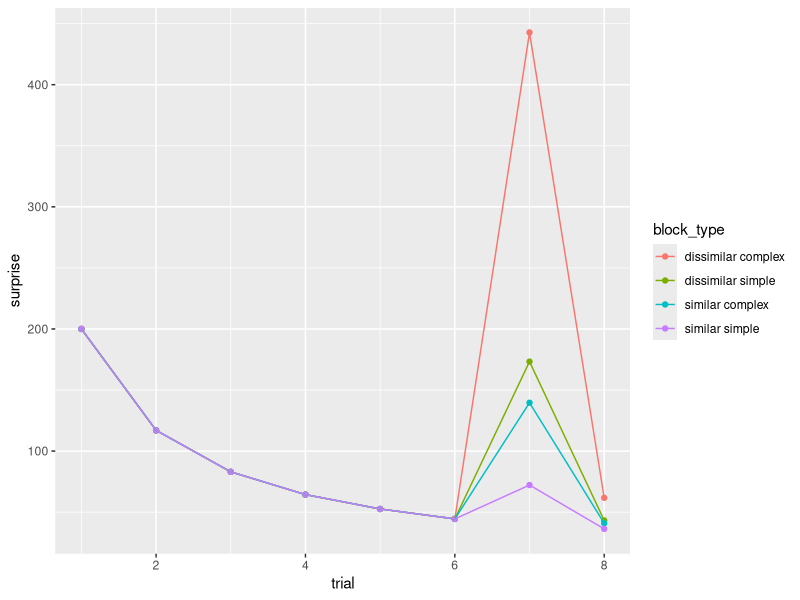
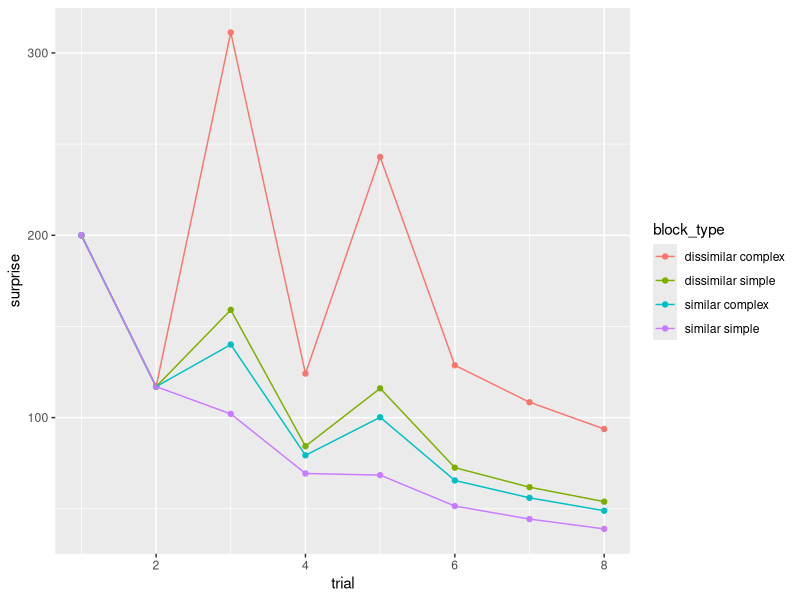

These charts were generated, in order, by the following R code:
## ---- chunk 1
library(tidyverse)
library(patchwork)
library(here)

## ---- chunk 2
TOTAL_FEATURE_N = 50
COMPLEX_FEATURE_N = 20  
SIMPLE_FEATURE_N = 10

# generate stimuli
f.generate_stimuli_vector <- function(total_feature_n, stimuli_feature_n){

    vec <- c(rep(0, total_feature_n - stimuli_feature_n), rep(1, stimuli_feature_n))
  return(sample(vec))

}

# generate similar / dissimilar stimuli
f.generate_stimuli_similarity <- function(original_stimuli, similarity){
  
   non_overlapping_feature <- ifelse(similarity == "similar", .2, .8)
  
    # first figure out where the 1s are at 
    feature_pos <- which(original_stimuli %in% c(1))
    non_feature_pos <- which(original_stimuli %in% c(0))
    
    # change 1 to 0
    feature_change_pos <- sample(feature_pos, 
                            non_overlapping_feature * length(feature_pos), 
                            replace = FALSE)
    
    new_stim <- replace(original_stimuli, feature_change_pos, 0)
    
    # change 0 to 1 
    non_feature_change_pos <- sample(non_feature_pos, 
                            non_overlapping_feature * length(feature_pos), 
                            replace = FALSE)
    
    new_stim <- replace(new_stim, non_feature_change_pos, 1)
    
  
  return (new_stim)  

}

## create a stimuli sequence 
f.block_sequence <- function(total_feature_n, 
                             simple_feature_n, 
                             complex_feature_n,
                             block_length, 
                             deviant_pos, 
                             complexity, 
                             similarity){
  
  TOTAL_FEATURE_N = total_feature_n  
  # the number of 1 in the feature vector 
  SIMPLE_FEATURE_N = simple_feature_n
  COMPLEX_FEATURE_N = complex_feature_n  
  
  feature_n <- ifelse(complexity == "complex", COMPLEX_FEATURE_N, SIMPLE_FEATURE_N)
  background_stim <- f.generate_stimuli_vector(TOTAL_FEATURE_N, feature_n)
  deviant_stim <- f.generate_stimuli_similarity(background_stim, similarity)
  
  block_list <- replicate(block_length, background_stim, simplify = FALSE)
  
  block_list[deviant_pos] <- replicate(length(deviant_pos), 
                                       deviant_stim, 
                                       simplify = FALSE)
  
  return(block_list)

}


example_block_complex_similar <- f.block_sequence(
  TOTAL_FEATURE_N, 
  SIMPLE_FEATURE_N, 
  COMPLEX_FEATURE_N, 
  8, c(7), "complex", "similar")
example_block_complex_dissimilar <- f.block_sequence(
  TOTAL_FEATURE_N, 
  SIMPLE_FEATURE_N, 
  COMPLEX_FEATURE_N, 
  8, c(7), "complex", "dissimilar")
example_block_simple_similar <- f.block_sequence(
  TOTAL_FEATURE_N, 
  SIMPLE_FEATURE_N, 
  COMPLEX_FEATURE_N, 
  8, c(7), "simple", "similar")
example_block_simple_dissimilar <- f.block_sequence(
  TOTAL_FEATURE_N, 
  SIMPLE_FEATURE_N, 
  COMPLEX_FEATURE_N, 8, c(7), "simple", "dissimilar")

NUM_FEATURE_SAMPLE_PER_OBSERVATION <- 3

# generate observation sequence 
make_observation <- function(stimuli, feature_sample){
  
  #figure out the feature position  
  feature_pos <- which(stimuli %in% c(1))
  sampled_feature <- sample(feature_pos, 
                            feature_sample, 
                            replace = FALSE)
  observation <- rep(0, length(stimuli))
  observation[sampled_feature] <- 1
  
  return(observation)
  
}

example_block_complex_similar 
example_observation <- lapply(example_block_complex_similar, make_observation, 
       NUM_FEATURE_SAMPLE_PER_OBSERVATION)
example_observation

## ---- chunk 3
# calculate beta count for a given block
f.beta_count <- function(block){
  prior <- replicate(length(block[[1]]), c(1,1), simplify = FALSE)

  beta_count <- list()

  for (trial in 1:length(block)){
    current_observation = block[[trial]]
    
    if (trial == 1){
      current_trial = prior 
    }else{
      current_trial = beta_count[[trial-1]]
    }
    
    for (feature_index in 1:length(current_trial)){
      
      feature_bin = current_trial[[feature_index]]
      
      if (current_observation[[feature_index]] == 1){
        current_trial[[feature_index]] <- c(current_trial[[feature_index]][1] + 1, 
                                            current_trial[[feature_index]][2])
      }else{
        current_trial[[feature_index]] <- c(current_trial[[feature_index]][1], 
                                            current_trial[[feature_index]][2] + 1)
      }
      
    }
    beta_count[[trial]] <- current_trial
  }
  
  return(beta_count)
}

# use beta count to calculate feature probability 
f.probability <- function(block_beta, block_stimuli){
  
  feature_prob <- lapply(block_beta, 
       function(x) lapply(x, 
                          function(x)x[[1]]/(x[[1]] + x[[2]])))
  
  update_prob_list <- list()

  for (trial in 1:length(block_stimuli)) {
        current_observation = block_stimuli[[trial]]
        
        if (trial == 1){
            current_trial = replicate(length(current_observation), 
                                      0.5)
        }else{
            current_trial = feature_prob[[trial-1]]
        }
        
        
        # loop through each observation feature vector
        new_probability = c()
        for (feature in 1:length(current_observation)){
          if (current_observation[[feature]] == 0){
            current_trial[[feature]] <- 1 - current_trial[[feature]]
          }
        }
        update_prob_list[[trial]] <- current_trial
      
    }
  
  return(update_prob_list)
  
}

f.surprise <- function(block_probability){
  
  feature_surprise <- lapply(block_probability, 
       function(x) lapply(x, 
                          function(x)-log2(x)))

  sum_feature_surprise <- lapply(feature_surprise, 
                               function(x)sum(as.data.frame(x)))
  
  return(sum_feature_surprise)

}

example_beta <- f.beta_count(example_block_complex_similar)
example_prob <- f.probability(example_beta, example_block_complex_similar)
example_suprirse <- f.surprise(example_prob)

f.plot_suprirse <- function(surpise){
  tibble("surprise" = surpise) %>% 
  mutate( trial = row_number()) %>% 
  unnest(surprise) %>% 
  ggplot(aes(x = trial, y = surpise)) + 
  geom_point() + 
  geom_line()
  
}


## ---- chunk 4
f.block_sequence <- function(
  
                             complexity, 
                             similarity){
  
  TOTAL_FEATURE_N = 200 
  # the number of 1 in the feature vector 
  SIMPLE_FEATURE_N = 30
  COMPLEX_FEATURE_N = 90  
  block_length = 8
  deviant_pos = c(7)
  
  feature_n <- ifelse(complexity == "complex", COMPLEX_FEATURE_N, SIMPLE_FEATURE_N)
  background_stim <- f.generate_stimuli_vector(TOTAL_FEATURE_N, feature_n)
  deviant_stim <- f.generate_stimuli_similarity(background_stim, similarity)
  
  block_list <- replicate(block_length, background_stim, simplify = FALSE)
  
  block_list[deviant_pos] <- replicate(length(deviant_pos), 
                                       deviant_stim, 
                                       simplify = FALSE)
  
  return(block_list)

}

# sorry this is disgusting i wish i know r better 
df.seq <- bind_cols(
  tibble(
       complexity = c("complex", "simple"), 
       similarity = c("similar", "dissimilar")) %>% 
     expand(similarity, complexity), 
  tibble(
  "sequence" =
  tibble(
       complexity = c("complex", "simple"), 
       similarity = c("similar", "dissimilar")) %>% 
  expand(similarity, complexity) %>% 
  pmap(f.block_sequence))
)

df.suprirse <- df.seq %>% 
  #rowwise() %>% 
  mutate(
    beta = map(.x = sequence, 
               .f = f.beta_count
         ), 
    probability = map2(
      .x = beta, 
      .y = sequence, 
      .f = f.probability), 
    surprise = map(
      .x = probability, 
      .f = f.surprise
    )) %>% 
select(similarity, complexity, surprise) 
  
## ---- chunk 5
df.suprirse %>% 
  unnest(surprise) %>% 
  unnest(surprise) %>% 
  unnest(surprise) %>% 
  group_by(similarity, complexity) %>% 
  mutate(trial = row_number(), 
         block_type = paste(similarity, complexity)) %>% 
  ggplot(aes(x = trial, 
             y = surprise, 
             color = block_type)) + 
  geom_point() + 
  geom_line()
 
## ---- chunk 6
f.block_sequence <- function(
  
                             complexity, 
                             similarity){
  
  TOTAL_FEATURE_N = 200  
  # the number of 1 in the feature vector 
  SIMPLE_FEATURE_N = 30
  COMPLEX_FEATURE_N = 90  
  block_length = 8
  deviant_pos = c(3,  5)
  
  feature_n <- ifelse(complexity == "complex", COMPLEX_FEATURE_N, SIMPLE_FEATURE_N)
  background_stim <- f.generate_stimuli_vector(TOTAL_FEATURE_N, feature_n)
  deviant_stim <- f.generate_stimuli_similarity(background_stim, similarity)
  
  block_list <- replicate(block_length, background_stim, simplify = FALSE)
  
  block_list[deviant_pos] <- replicate(length(deviant_pos), 
                                       deviant_stim, 
                                       simplify = FALSE)
  
  return(block_list)

}

# sorry this is disgusting i wish i know r better 
df.seq <- bind_cols(
  tibble(
       complexity = c("complex", "simple"), 
       similarity = c("similar", "dissimilar")) %>% 
     expand(similarity, complexity), 
  tibble(
  "sequence" =
  tibble(
       complexity = c("complex", "simple"), 
       similarity = c("similar", "dissimilar")) %>% 
  expand(similarity, complexity) %>% 
  pmap(f.block_sequence))
)

df.suprirse <- df.seq %>% 
  mutate(
    beta = map(.x = sequence, 
               .f = f.beta_count
         ), 
    probability = map2(
      .x = beta, 
      .y = sequence, 
      .f = f.probability), 
    surprise = map(
      .x = probability, 
      .f = f.surprise
    )) %>% 
select(similarity, complexity, surprise) 
  
## ---- chunk 7
df.suprirse %>% 
  unnest(surprise) %>% 
  unnest(surprise) %>% 
  group_by(similarity, complexity) %>% 
  mutate(trial = row_number(), 
         block_type = paste(similarity, complexity)) %>% 
  ggplot(aes(x = trial, 
             y = surprise, 
             color = block_type)) + 
  geom_point() + 
  geom_line()
 
